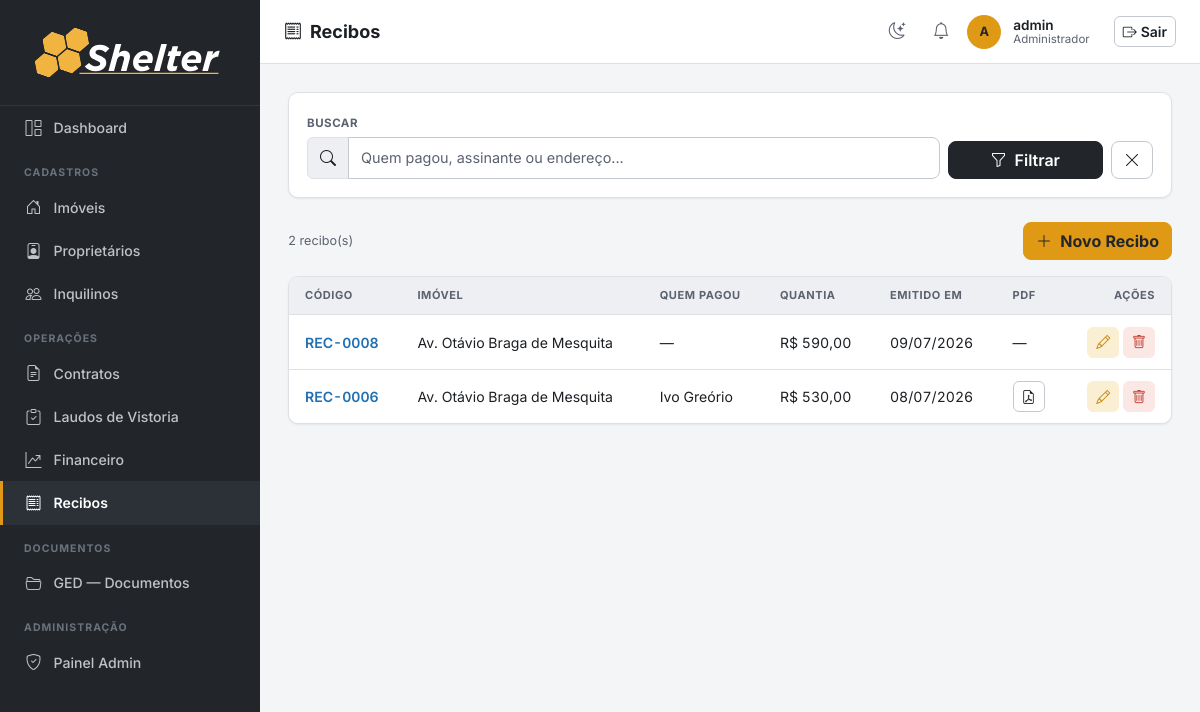
Screenshot of /recibos/ (signed in) with the database file from the repository.
### imoveis/models.py (models this page shows, shortened)
class Recibo(IdentificavelMixin, models.Model):
    PREFIXO_CODIGO = 'REC'
    imovel = models.ForeignKey(Imovel, on_delete=models.PROTECT, related_name='recibos')
    contrato = models.ForeignKey(Contrato, on_delete=models.PROTECT, related_name='recibos')
    parcela_atual = models.PositiveSmallIntegerField(null=True, blank=True, verbose_name='Parcela Atual')
    parcela_total = models.PositiveSmallIntegerField(null=True, blank=True, verbose_name='Total de Parcelas')
    valor_aluguel = models.DecimalField(max_digits=10, decimal_places=2, null=True, blank=True,
                                        verbose_name='Aluguel')
    valor_impostos = models.DecimalField(max_digits=10, decimal_places=2, null=True, blank=True,
                                         verbose_name='Impostos')
    valor_seguros = models.DecimalField(max_digits=10, decimal_places=2, null=True, blank=True,
                                        verbose_name='Seguros')
    valor_condominio = models.DecimalField(max_digits=10, decimal_places=2, null=True, blank=True,
                                           verbose_name='Condomínio')
    quem_pagou = models.CharField(max_length=200, blank=True, verbose_name='Quem Pagou')
    periodo_inicio = models.DateField(null=True, blank=True, verbose_name='Período — Início')
    periodo_fim = models.DateField(null=True, blank=True, verbose_name='Período — Fim')
    vencido_em = models.DateField(null=True, blank=True, verbose_name='Vencido em')
    quantia = models.DecimalField(max_digits=10, decimal_places=2, null=True, blank=True,
                                  verbose_name='Quantia de')
    assinante_nome = models.CharField(max_length=200, blank=True, verbose_name='Nome de Quem Assinou')
    assinante_cpf = models.CharField(max_length=14, blank=True, validators=[validate_cpf],
                                     verbose_name='CPF de Quem Assinou')
    data_assinatura = models.DateField(null=True, blank=True, verbose_name='Data da Assinatura')
    arquivo = models.FileField(upload_to='recibos/', blank=True, null=True, verbose_name='Recibo gerado (PDF)')
    criado_em = models.DateTimeField(auto_now_add=True)
    class Meta:
        verbose_name = 'Recibo'
        verbose_name_plural = 'Recibos'
        ordering = ['-criado_em']
    @property
    def dependentes_cascata(self):
        return []

class Imovel(IdentificavelMixin, models.Model):
    PREFIXO_CODIGO = 'IMV'
    TIPO_CHOICES = [
        ('apartamento', 'Apartamento'),
        ('casa', 'Casa'),
        ('comercial', 'Comercial'),
        ('terreno', 'Terreno'),
        ('galpao', 'Galpão'),
    ]
    STATUS_CHOICES = [
        ('ocupado', 'Ocupado'),
        ('vago', 'Vago'),
        ('manutencao', 'Em Manutenção'),
    ]
    CATEGORIA_CHOICES = [
        ('urbano', 'Urbano'),
        ('rural', 'Rural'),
    ]
    proprietario = models.ForeignKey(Proprietario, on_delete=models.PROTECT, related_name='imoveis')
    tipo = models.CharField(max_length=20, choices=TIPO_CHOICES)
    status = models.CharField(max_length=20, choices=STATUS_CHOICES, default='vago')
    categoria = models.CharField(max_length=10, choices=CATEGORIA_CHOICES, default='urbano', verbose_name='Categoria')
    endereco = models.CharField(max_length=300)
    numero = models.CharField(max_length=20, blank=True, verbose_name='Número')
    complemento = models.CharField(max_length=100, blank=True, verbose_name='Complemento')
    bairro = models.CharField(max_length=100, blank=True)
    cidade = models.CharField(max_length=100, default='')
    area_m2 = models.DecimalField(max_digits=8, decimal_places=2, null=True, blank=True, verbose_name='Área (m²)')
    descricao = models.TextField(blank=True)
    matricula = models.CharField(max_length=100, blank=True, verbose_name='Matrícula')
    data_aquisicao = models.DateField(null=True, blank=True, verbose_name='Data de Aquisição')
    valor_aquisicao = models.DecimalField(max_digits=14, decimal_places=2, null=True, blank=True, verbose_name='Valor de Aquisição')
    cadastro_prefeitura = models.CharField(max_length=100, blank=True, verbose_name='Cadastro Prefeitura')
    planta_projeto = models.FileField(upload_to='plantas/', blank=True, null=True, verbose_name='Planta/Projeto')
    nirf = models.CharField(max_length=50, blank=True, verbose_name='NIRF')
    incra = models.CharField(max_length=50, blank=True, verbose_name='INCRA')
    car = models.CharField(max_length=100, blank=True, verbose_name='CAR')
    criado_em = models.DateTimeField(auto_now_add=True)
    class Meta:
        verbose_name = 'Imóvel'
        verbose_name_plural = 'Imóveis'
        ordering = ['endereco']

### imoveis/views.py (the view)
# urls.py: path('recibos/', views.recibo_list, name='recibo_list'),
@login_required
def recibo_list(request):
    q = request.GET.get('q', '')
    qs = Recibo.objects.select_related('imovel', 'contrato__inquilino')
    if q:
        qs = qs.filter(Q(quem_pagou__icontains=q) | Q(assinante_nome__icontains=q) |
                       Q(imovel__endereco__icontains=q))
    return render(request, 'recibos/recibo_list.html', {'recibos': qs, 'q': q})

### imoveis/context_processors.py (called while the page is built)
def notificacoes_usuario(request):
    user = getattr(request, 'user', None)
    if user is None or not user.is_authenticated:
        return {}
    ultimas = user.notificacoes.all()[:LIMITE_NOTIFICACOES_TOPBAR]
    return {'ultimas_notificacoes_usuario': ultimas}

### imoveis/identidade.py (called while the page is built)
    @property
    def codigo(self):
        if self.pk is None:
            return f'{self.PREFIXO_CODIGO}-????'
        return f'{self.PREFIXO_CODIGO}-{self.pk:04d}'

### imoveis/templatetags/imoveis_tags.py (called while the page is built)
@register.filter
def brl(value):
    try:
        value = float(value)
    except (TypeError, ValueError):
        return value
    formatted = f"{value:,.2f}"          # 1,500.00  (locale inglês)
    formatted = formatted.replace(",", "X").replace(".", ",").replace("X", ".")
    return formatted

### templates/recibos/recibo_list.html (shortened to what this page needs)
{% extends 'base.html' %}
{% load imoveis_tags %}
{% block page_title %}<i class="bi bi-receipt me-2"></i>Recibos{% endblock %}
{% block nav_recibos %}active{% endblock %}
{% block content %}
<div class="section-card mb-4">
  <div class="section-card-body">
    <form method="get" class="row g-2 align-items-end">
      <div class="col-md-9"><label class="form-label">Buscar</label>
        <div class="input-group">
          <span class="input-group-text"><i class="bi bi-search"></i></span>
          <input type="text" name="q" value="{{ q }}" class="form-control" placeholder="Quem pagou, assinante ou endereço...">
        </div>
      </div>
      <div class="col-md-3 d-flex gap-2">
        <button type="submit" class="btn btn-graphite flex-fill"><i class="bi bi-funnel me-1"></i> Filtrar</button>
        <a href="{% url 'recibo_list' %}" class="btn btn-outline-secondary"><i class="bi bi-x-lg"></i></a>
      </div>
    </form>
  </div>
</div>
<div class="d-flex justify-content-between align-items-center mb-3">
  <span class="text-muted small">{{ recibos.count }} recibo(s)</span>
  <a href="{% url 'recibo_create' %}" class="btn btn-primary"><i class="bi bi-plus-lg me-1"></i> Novo Recibo</a>
</div>
<div class="section-card">
  <div class="table-responsive">
    <table class="table mb-0">
      <thead>
        <tr><th>Código</th><th>Imóvel</th><th>Quem Pagou</th><th>Quantia</th><th>Emitido em</th><th>PDF</th><th class="text-end">Ações</th></tr>
      </thead>
      <tbody>
        {% for r in recibos %}
        <tr>
          <td class="fw-semibold"><a href="{% url 'recibo_detail' r.pk %}">{{ r.codigo }}</a></td>
          <td>{{ r.imovel.endereco|default:"—"|truncatechars:30 }}</td>
          <td>{{ r.quem_pagou|default:"—" }}</td>
          <td>{% if r.quantia %}R$ {{ r.quantia|brl }}{% else %}—{% endif %}</td>
          <td>{{ r.criado_em|date:"d/m/Y" }}</td>
          <td>{% if r.arquivo %}<a href="{{ r.arquivo.url }}" target="_blank" class="btn btn-sm btn-outline-secondary"><i class="bi bi-file-earmark-pdf"></i></a>{% else %}—{% endif %}</td>
          <td class="text-end">
            <a href="{% url 'recibo_edit' r.pk %}" class="btn btn-sm btn-outline-primary"><i class="bi bi-pencil"></i></a>
            <button class="btn btn-sm btn-outline-danger" data-bs-toggle="modal" data-bs-target="#del{{ r.pk }}"><i class="bi bi-trash"></i></button>
          </td>
        </tr>
        {% empty %}
        <tr>
          <td colspan="7" class="border-0">
            <div class="empty-state"><i class="bi bi-inbox"></i>Nenhum recibo encontrado.</div>
          </td>
        </tr>
        {% endfor %}
      </tbody>
    </table>
  </div>
</div>
{% endblock %}

### templates/base.html (shortened to what this page needs)
{% load static %}
<!DOCTYPE html>
<html lang="pt-BR">
<head>
  <link rel="stylesheet" href="https://cdn.jsdelivr.net/npm/bootstrap@5.3.3/dist/css/bootstrap.min.css">
  <link rel="stylesheet" href="https://cdn.jsdelivr.net/npm/bootstrap-icons@1.11.3/font/bootstrap-icons.min.css">
  <link rel="stylesheet" href="https://cdn.jsdelivr.net/npm/flatpickr/dist/flatpickr.min.css">
  <link rel="stylesheet" href="{% static 'css/shelter.css' %}">
</head>
<body>
<nav id="sidebar">
  <div class="sidebar-brand">
    <img src="{% static 'assets/Shelter_LOGO_white.svg' %}" alt="Shelter" class="brand-full">
  </div>
  <ul class="nav flex-column">
    {% if perms.imoveis.pode_acessar_dashboard %}
    <li class="nav-item">
      <a class="nav-link {% block nav_dashboard %}{% endblock %}" href="{% url 'dashboard' %}" title="Dashboard">
        <i class="bi bi-grid-1x2"></i> <span class="nav-text">Dashboard</span>
      </a>
    </li>
    {% endif %}
    <li><span class="nav-section-label">Cadastros</span></li>
    <li class="nav-item">
      <a class="nav-link {% block nav_imoveis %}{% endblock %}" href="{% url 'imovel_list' %}" title="Imóveis">
        <i class="bi bi-house-door"></i> <span class="nav-text">Imóveis</span>
      </a>
    </li>
    <li class="nav-item">
      <a class="nav-link {% block nav_proprietarios %}{% endblock %}" href="{% url 'proprietario_list' %}" title="Proprietários">
        <i class="bi bi-person-badge"></i> <span class="nav-text">Proprietários</span>
      </a>
    </li>
    <li class="nav-item">
      <a class="nav-link {% block nav_inquilinos %}{% endblock %}" href="{% url 'inquilino_list' %}" title="Inquilinos">
        <i class="bi bi-people"></i> <span class="nav-text">Inquilinos</span>
      </a>
    </li>
    <li><span class="nav-section-label">Operações</span></li>
    <li class="nav-item">
      <a class="nav-link {% block nav_contratos %}{% endblock %}" href="{% url 'contrato_list' %}" title="Contratos">
        <i class="bi bi-file-earmark-text"></i> <span class="nav-text">Contratos</span>
      </a>
    </li>
    <li class="nav-item">
      <a class="nav-link {% block nav_laudos %}{% endblock %}" href="{% url 'laudo_list' %}" title="Laudos de Vistoria">
        <i class="bi bi-clipboard-check"></i> <span class="nav-text">Laudos de Vistoria</span>
      </a>
    </li>
    {% if perms.imoveis.pode_acessar_financeiro %}
    <li class="nav-item">
      <a class="nav-link {% block nav_financeiro %}{% endblock %}" href="{% url 'lancamento_list' %}" title="Financeiro">
        <i class="bi bi-graph-up-arrow"></i> <span class="nav-text">Financeiro</span>
      </a>
    </li>
    {% endif %}
    <li class="nav-item">
      <a class="nav-link {% block nav_recibos %}{% endblock %}" href="{% url 'recibo_list' %}" title="Recibos">
        <i class="bi bi-receipt"></i> <span class="nav-text">Recibos</span>
      </a>
    </li>
    <li><span class="nav-section-label">Documentos</span></li>
    <li class="nav-item">
      <a class="nav-link {% block nav_documentos %}{% endblock %}" href="{% url 'documentos' %}" title="GED — Documentos">
        <i class="bi bi-folder2-open"></i> <span class="nav-text">GED — Documentos</span>
      </a>
    </li>
    {% if user.is_staff %}
    <li><span class="nav-section-label">Administração</span></li>
    <li class="nav-item">
      <a class="nav-link" href="{% url 'admin:index' %}" title="Painel Admin">
        <i class="bi bi-shield-check"></i> <span class="nav-text">Painel Admin</span>
      </a>
    </li>
    {% endif %}
  </ul>
</nav>
<header id="topbar">
  <span class="page-title">{% block page_title %}{% endblock %}</span>
  <div class="user-info ms-auto">
    <button type="button" class="icon-btn" id="theme-toggle" title="Alternar tema claro/escuro" aria-label="Alternar tema claro/escuro">
      <i class="bi bi-moon-stars"></i>
    </button>
    <div class="dropdown notif-dropdown">
      <button class="icon-btn" type="button" id="notifDropdown" data-bs-toggle="dropdown"
              aria-expanded="false" title="Notificações" aria-label="Notificações">
        <i class="bi bi-bell"></i>
      </button>
    </div>
    <div class="user-avatar">
      {{ user.get_short_name|default:user.username|first|upper }}
    </div>
    <div class="ms-1">
      <div class="user-name">{{ user.get_short_name|default:user.username }}</div>
      <div class="user-role">{% if user.is_superuser %}Administrador{% elif perms.imoveis.pode_acessar_dashboard %}Owner{% else %}Comum{% endif %}</div>
    </div>
    <form method="post" action="{% url 'logout' %}" class="d-inline ms-3">
      <button type="submit" class="btn btn-outline-secondary btn-sm">
        <i class="bi bi-box-arrow-right me-1"></i>Sair
      </button>
    </form>
  </div>
</header>
<main id="main-content">
  {% block content %}{% endblock %}
</main>
</body>
</html>

### rows the page displays
Recibo: codigo "REC-0008", imovel.endereco "Av. Otávio Braga de Mesquita", quem_pagou "—", quantia|brl "590,00", criado_em "09/07/2026"
Recibo: codigo "REC-0006", imovel.endereco "Av. Otávio Braga de Mesquita", quem_pagou "Ivo Greório", quantia|brl "530,00", criado_em "08/07/2026"

### other values shown
{{ user.get_short_name|default:user.username|first|upper }} "A"
{{ user.get_short_name|default:user.username }} "admin"
{{ recibos.count }} "2"
